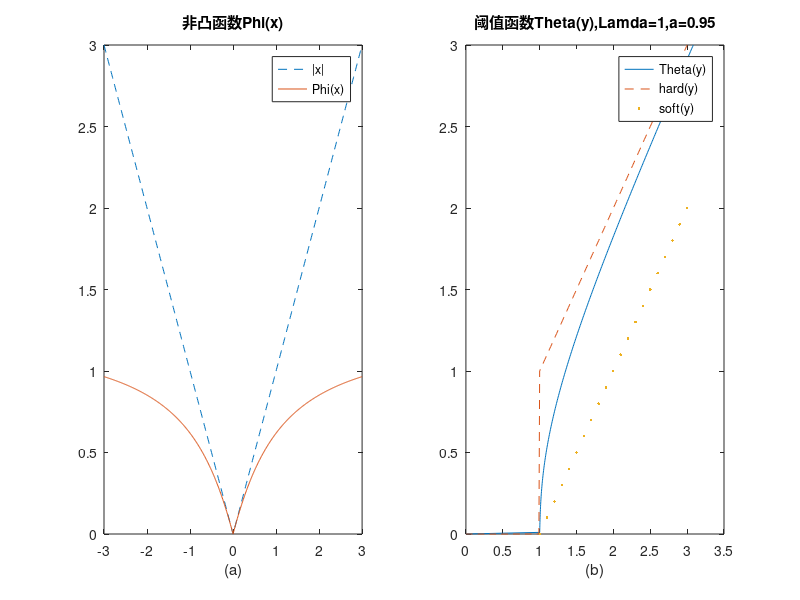

Source code (MATLAB):
clear;clc;
x=(0:0.01:3);
N=length(x);
t=-3:0.01:3;
Nt=length(t);
for i=1:Nt
phi(i)=2/(0.95*sqrt(3))*(atan((1+2*0.95*abs(t(i)))/sqrt(3))-pi/6);
end




for i=1:N
y(i)=x(i) + (4*sign(x(i)))/(3*(((19*abs(x(i)))/10 + 1)^2/3 + 1));

end
subplot(1,2,1)
plot(t,abs(t),'--');hold on;
plot(t,phi);
xlabel('(a)');
title('非凸函数Phi(x)');
legend('|x|','Phi(x)');
subplot(1,2,2)
plot(y,x);hold on;
y2=x;y2(1:100)=0;
plot(x,y2,'--');hold on;
plot(1:0.1:3,0:0.1:2,'.');

title('阈值函数Theta(y),Lamda=1,a=0.95');
xlabel('(b)');
legend('Theta(y)','hard(y)','soft(y)');